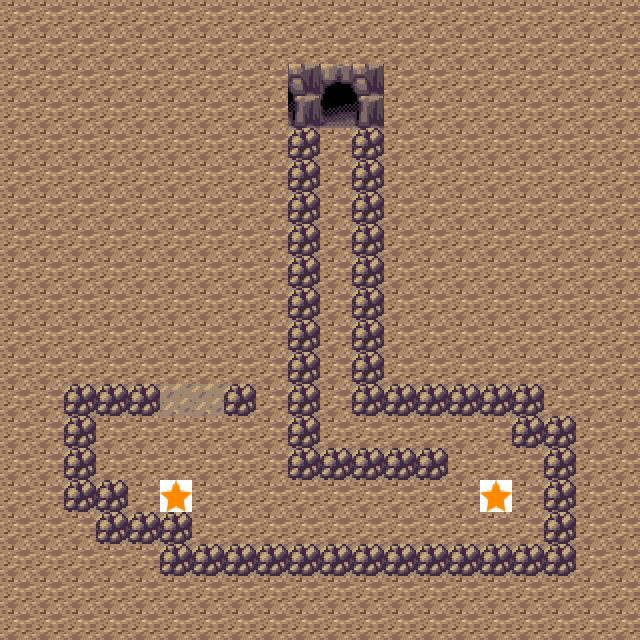

The image is a tile-based game level rendered from a .tmx file. Its description and source (layers, tilesets, objects; grid data summarised) follow:
An orthogonal 20x20 tile map with 32x32 px tiles, 3 tile layers (ground, barriers, stars), 4 tilesets and 2 objects (endPoint, startPoint).

<map version="1.0" tiledversion="1.1.5" orientation="orthogonal" renderorder="right-down" width="20" height="20" tilewidth="32" tileheight="32" infinite="0" nextobjectid="4">
 <tileset firstgid="1" name="barriers" tilewidth="32" tileheight="32" tilecount="36" columns="6">
  <image source="barriers.png" width="192" height="192" />
 </tileset>
 <tileset firstgid="37" name="ground" tilewidth="32" tileheight="32" tilecount="1" columns="1">
  <image source="ground.png" width="32" height="32" />
 </tileset>
 <tileset firstgid="38" name="player" tilewidth="32" tileheight="32" tilecount="1" columns="1">
  <image source="player.png" width="32" height="32" />
 </tileset>
 <tileset firstgid="39" name="star" tilewidth="32" tileheight="32" tilecount="1" columns="1">
  <image source="star.png" width="32" height="32" />
 </tileset>
 <layer name="ground" width="20" height="20">
  <data>[400 cells, 400 non-empty, 1 distinct tile ids]</data>
 </layer>
 <layer name="barriers" width="20" height="20">
  <data>[400 cells, 66 non-empty, 6 distinct tile ids]</data>
 </layer>
 <layer name="stars" width="20" height="20">
  <properties>
   <property name="isStar" type="bool" value="true" />
  </properties>
  <data>[400 cells, 2 non-empty, 1 distinct tile ids]</data>
 </layer>
 <objectgroup name="players">
  <object id="2" name="endPoint" gid="38" x="321" y="171" width="32" height="32" />
  <object id="3" name="startPoint" gid="38" x="132" y="121" width="32" height="32" />
 </objectgroup>
</map>
